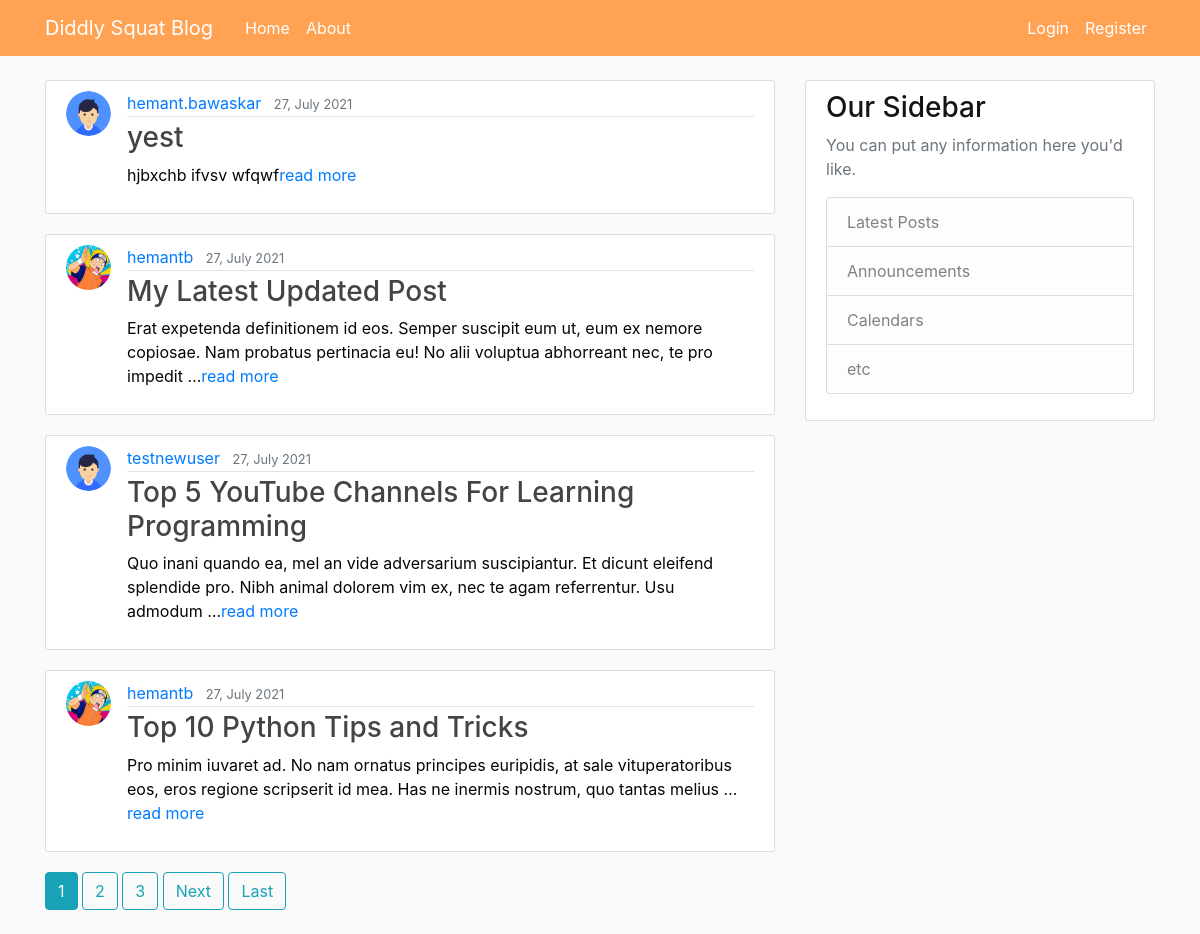
The page / on the database its author committed.
### blog/models.py (models this page shows, shortened)
class Post(models.Model):
    title=models.CharField(max_length=100)
    content=models.TextField()
    date_posted=models.DateTimeField(default=timezone.now)
    author = models.ForeignKey(User,on_delete=models.CASCADE)

### users/models.py (models this page shows, shortened)
class Profile(models.Model):
    user = models.OneToOneField(User, on_delete=models.CASCADE)
    image = models.ImageField(default='default.jpg', upload_to='profile_pics')

### blog/views.py (the view)
# urls.py: path('', PostListView.as_view(), name='blog-home'),
class PostListView(ListView):
    model=Post
    template_name = 'blog/home.html' #<app>/<model>_<viewtype>.html
    context_object_name = 'posts'
    ordering = ['-date_posted']
    paginate_by = 4

### blog/templates/blog/home.html (shortened to what this page needs)
{% extends "blog/base.html"%}
{% block content %}
    {% for post in posts %}
        <article class="media content-section">
            <img class= "rounded-circle article-img" src="{{ post.author.profile.image.url }}" alt="">
            <div class="media-body">
                <div class="article-metadata">
                    <a class="mr-2" href="{% url 'user-posts' post.author.username %}">{{ post.author }}</a>
                    <small class="text-muted">{{ post.date_posted|date:"d, F Y" }}</small>
                </div>
                <h3><a class="article-title" href="{% url 'post-detail' post.id %}">{{ post.title }}</a></h3>
                <p class="article-content">{{ post.content|truncatewords_html:25  }}<a href="{% url 'post-detail' post.id %}">read more</a></p>
            </div>
        </article>
    {% endfor %}
    {% if is_paginated %}
        {% for num in page_obj.paginator.page_range %}
            {% if page_obj.number == num %}
                <a class = "btn btn-info mb-4" href="?page={{ num }}">{{ num }}</a>
            {% elif num > page_obj.number|add:'-3' and num < page_obj.number|add:'3' %}
                <a class = "btn btn-outline-info mb-4" href="?page={{ num }}">{{ num }}</a>
            {% endif %}
        {% endfor %}
        {% if page_obj.has_next %}
            <a class = "btn btn-outline-info mb-4" href="?page={{page_obj.next_page_number}}">Next</a>
            <a class = "btn btn-outline-info mb-4" href="?page={{ page_obj.paginator.num_pages }}">Last</a>
        {% endif %}
    {% endif %}
{% endblock content %}

### blog/static/blog/main.css (style rules this page uses)
body { background: #fafafa; color: #050505; margin-top: 5rem; }
h1, h2, h3, h4, h5, h6 { color: #141414; }
.content-section { background: #ffffff; padding: 10px 20px; border: 1px solid #dddddd; border-radius: 3px; margin-bottom: 20px; }
.article-title { color: #444444; }
.article-content { white-space: pre-line; }
.article-img { height: 45px; width: 45px; margin-right: 16px; }
.article-metadata { padding-bottom: 1px; margin-bottom: 4px; border-bottom: 1px solid #e3e3e3 }

### rows shown on the page
Post: author.profile.image (placeholder picture), author "hemant.bawaskar", date_posted "27, July 2021", title "yest", content "hjbxchb ifvsv wfqwf"
Post: author.profile.image (picture), author "hemantb", date_posted "27, July 2021", title "My Latest Updated Post", content "Erat expetenda definitionem id eos. Semper suscipit eum ut, eum ex nemore copiosae. Nam probatus pertinacia eu! No alii voluptua abhorreant nec, te pro impedit …"
Post: author.profile.image (placeholder picture), author "testnewuser", date_posted "27, July 2021", title "Top 5 YouTube Channels For Learning Programming", content "Quo inani quando ea, mel an vide adversarium suscipiantur. Et dicunt eleifend splendide pro. Nibh animal dolorem vim ex, nec te agam referrentur. Usu admodum …"
Post: author.profile.image (picture), author "hemantb", date_posted "27, July 2021", title "Top 10 Python Tips and Tricks", content "Pro minim iuvaret ad. No nam ornatus principes euripidis, at sale vituperatoribus eos, eros regione scripserit id mea. Has ne inermis nostrum, quo tantas melius …"

### other values the page prints
{{ num }} "1"
{{ num }} "2" "3"
